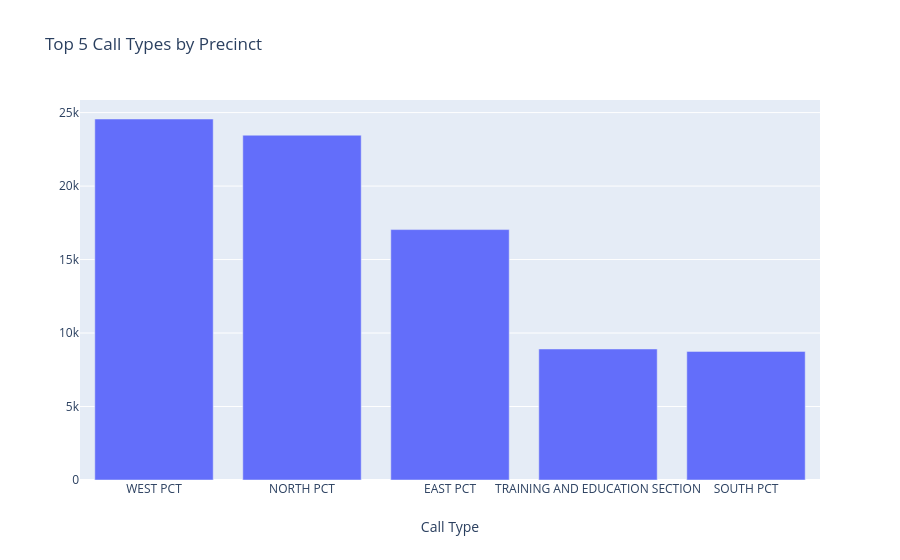

The notebook cell this image was saved under:
### Code cell
# Plotting a bar chart for top Precinct
# converting the top 5 medical incidents series to dataframe and assign columns names 
top5Pre_df = pd.DataFrame({'CallType':top_5_precinct.index.tolist(), 'IncidentCount':top_5_precinct.values})

data_top5Pre = [go.Bar(x=top5Pre_df["CallType"], y=top5Pre_df["IncidentCount"])]

# specify the layout of figure
layout_top5Pre = dict(title = "Top 5 Call Types by Precinct",
              xaxis= dict(title= 'Call Type',ticklen= 10,zeroline= False))

# create and show figure
fig_top5Pre = dict(data = data_top5Pre, layout = layout_top5Pre)
iplot(fig_top5Pre)

### Figure 1 — Plotly figure (JSON) as saved in the notebook; plotly's stock layout.template omitted (floating-point values rounded to 4 significant figures)
{"data": [{"type": "bar", "x": ["WEST PCT", "NORTH PCT", "EAST PCT", "TRAINING AND EDUCATION SECTION", "SOUTH PCT"], "y": [24565, 23462, 17040, 8915, 8752]}], "layout": {"title": {"text": "Top 5 Call Types by Precinct"}, "xaxis": {"ticklen": 10, "title": {"text": "Call Type"}, "zeroline": false}}}
